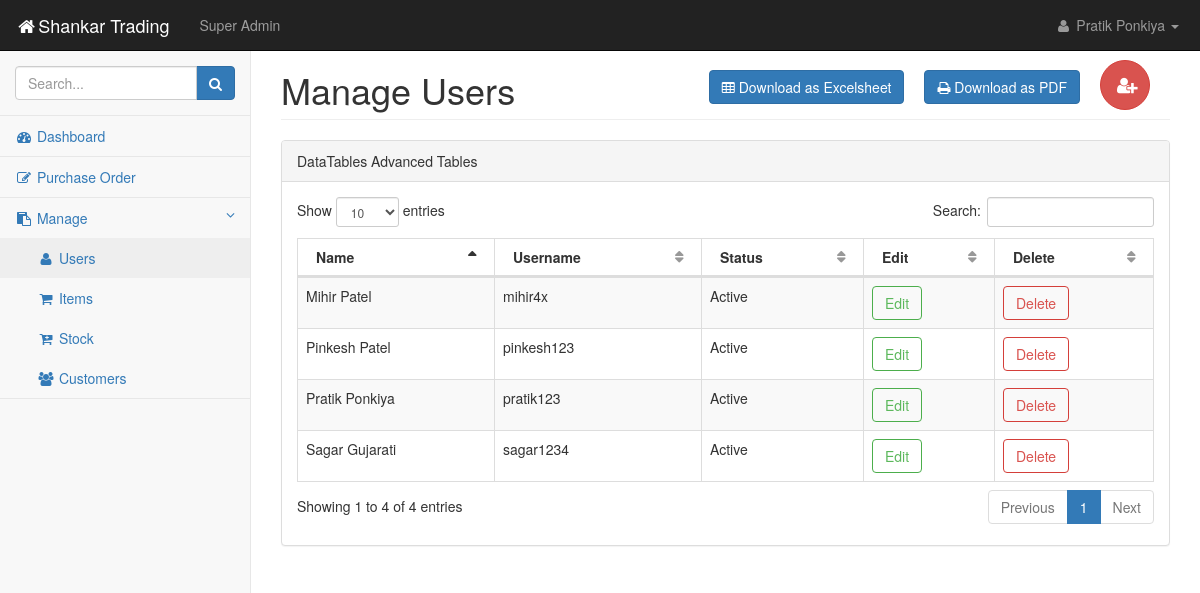
The page /pages/tables.php (signed in) on the database its author committed.
### tables this page shows
CREATE TABLE `tbl_user` (
  `id` int(11) NOT NULL,
  `fname` varchar(30) NOT NULL,
  `lname` varchar(30) NOT NULL,
  `uname` varchar(30) NOT NULL,
  `upass` varchar(60) NOT NULL,
  `status` enum('0','1') NOT NULL DEFAULT '0',
  `datetime` timestamp NOT NULL DEFAULT CURRENT_TIMESTAMP ON UPDATE CURRENT_TIMESTAMP,
  `type` int(5) NOT NULL
);

### pages/tables.php (the view, shortened to what this page needs)
<?php
include "sidepanel.php";
?>
            <div id="page-wrapper">
                <div class="row">
                    <div class="col-lg-12">
                        <form action="forms.php" method="POST">
                    <button type="submit" class="btn btn-danger btn-circle btn-lg" style="float:right;margin:30px 20px 0px 0px;" name="addbtn">
                        <i class="fa  fa-user-plus"></i></button></form>
                        <a href="pdflib.php?file=users"><button type="button" class="btn btn-primary" style="float:right;margin:40px 20px 0px 0px;">
                            <i class="fa fa-print"></i> Download as PDF</button></a>
                        <a href="export_excel.php"><button type="button" class="btn btn-primary" style="float:right;margin:40px 20px 0px 0px;">
                            <i class="fa fa-table"></i> Download as Excelsheet</button></a>
                        <h1 class="page-header">Manage Users</h1>
                    </div>
                </div>
                <div class="row">
                    <div class="col-lg-12">
                        <div class="panel panel-default">
                            <div class="panel-heading">
                                DataTables Advanced Tables
                            </div>
                            <div class="panel-body">
                                <div class="dataTable_wrapper">
                                    <table class="table table-striped table-bordered table-hover" id="dataTables-example">
                                        <thead>
                                            <tr>
                                                <th>Name</th>
                                                <th>Username</th>
                                                <th>Status</th>
                                                <th>Edit</th>
                                                <th>Delete</th>
                                            </tr>
                                        </thead>
                                        <tbody>
                                            <?php
                                            $sql = "SELECT * FROM `tbl_user`";
                                            $result = $conn->query($sql);
                                            while($row=$result->fetch_assoc()){?>
                                            <tr class="odd gradeX">
                                                <td><?php echo $row['fname']." ".$row['lname'];?></td>
                                                <td><?php echo $row['uname'];?></td>
                                                <td><?php
                                                if($row['status'] == 1){
                                                    echo 'Active';
                                                } else {
                                                    echo 'Inactive';
                                                }?></td>
                                                <td class="center">
                                                    <form action="forms.php" method="POST">
                                                    <button type="submit" class="btn btn-outline btn-success" name="editbtn">Edit</button>
                                                    </form>
                                                </td>
                                                <td class="center">
                                                    <form action="delete_user.php" method="POST">
                                                    <button type="submit" onclick="return confirm_delete()" class="btn btn-outline btn-danger" name="deletebtn_user">Delete</button>
                                                    </form>
                                                </td>
                                            </tr>
                                            <?php } ?>
                                        </tbody>
                                    </table>
                                </div>
                            </div>
                        </div>
                    </div>
                </div>
            </div>
        </div>
    </body>
</html>

### css/startmin.css (style rules this page uses)
body { background-color: #f8f8f8; }
#page-wrapper { padding: 30px 15px 0 15px; min-height: 568px; background-color: #fff; }
@media (min-width:768px) { #page-wrapper { position: inherit; margin-left: 250px; padding: 30px 30px 0 30px; border-left: 1px solid #e7e7e7; } }
.btn-outline { color: inherit; background-color: transparent; transition: all .5s; }
.btn-success.btn-outline { color: #5cb85c; }
.btn-danger.btn-outline { color: #d9534f; }
table.dataTable thead .sorting, table.dataTable thead .sorting_asc, table.dataTable thead .sorting_desc, table.dataTable thead .sorting_asc_disabled, table.dataTable thead .sorting_desc_disabled { background: 0 0; }
table.dataTable thead .sorting_asc:after { content: "\f0de"; float: right; font-family: fontawesome; }
table.dataTable thead .sorting:after { content: "\f0dc"; float: right; font-family: fontawesome; color: rgba(50,50,50,.5); }
.btn-circle { width: 30px; height: 30px; padding: 6px 0; border-radius: 15px; text-align: center; font-size: 12px; line-height: 1.428571429; }
.btn-circle.btn-lg { width: 50px; height: 50px; padding: 10px 16px; border-radius: 25px; font-size: 18px; line-height: 1.33; }

### rows shown on the page
tbl_user: fname "Pratik", lname "Ponkiya", uname "pratik123", status "Active"
tbl_user: fname "Pinkesh", lname "Patel", uname "pinkesh123", status "Active"
tbl_user: fname "Mihir", lname "Patel", uname "mihir4x", status "Active"
tbl_user: fname "Sagar", lname "Gujarati", uname "sagar1234", status "Active"

### other values the page prints
$_SESSION['fname'] "Pratik"
$_SESSION['lname'] "Ponkiya"
